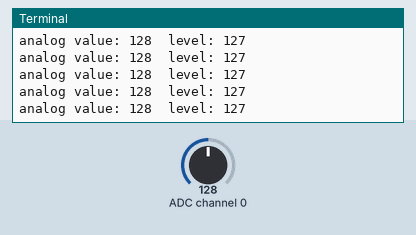
Recording of a program running on a simulated Raspberry Pi (header pin numbers). On the bench: the last lines printed to the terminal. The test bench sets the inputs (shaded band); at power-on: ADC channel 0 = 128 (analog values on the 0–255 scale). Library files of the repository ran but are not shown: ADC0832.py.

Above: at 1.2 s.
1.3 s: ADC channel 0 set to 178
At 1.32 s:
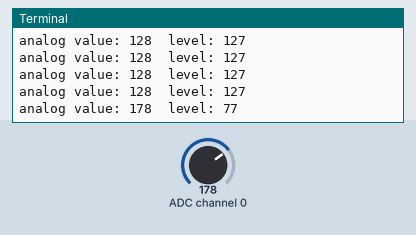
2.8 s: ADC channel 0 set to 224
At 2.85 s:
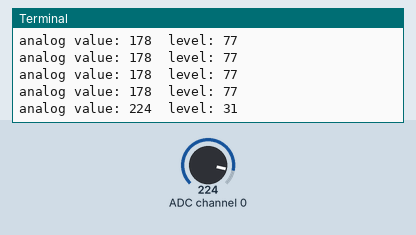
Timing chart, 0 to 5.8 s (numbered marks = the images above; inputs shaded):
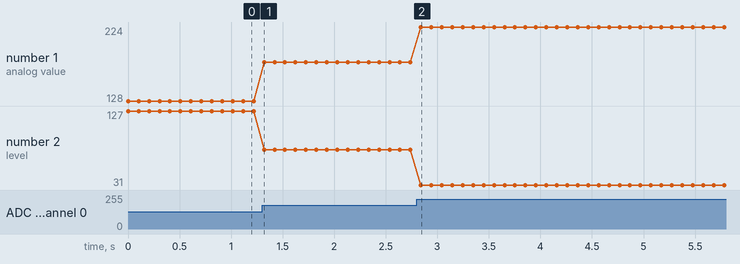

Measured:
- after the input at 1.3 s, the terminal: prints a new line at once (image 1)
- after the input at 2.8 s, the terminal: prints a new line at once (image 2)
- plotted number 1: 128 → 178 after the input at 1.3 s, 178 → 224 after the input at 2.8 s
- plotted number 2: 127 → 77 after the input at 1.3 s, 77 → 31 after the input at 2.8 s

The program:

30_waterLevel.py
```python
#!/usr/bin/env python
import ADC0832
import time

def init():
	ADC0832.setup()

def loop():
	while True:
		res = ADC0832.getResult()
		level = 255 - res
		print 'analog value: %03d  level: %d' %(res, level)
		time.sleep(0.1)

if __name__ == '__main__':
	init()
	try:
		loop()
	except KeyboardInterrupt:
		ADC0832.destroy()
		print 'The end !'
```
